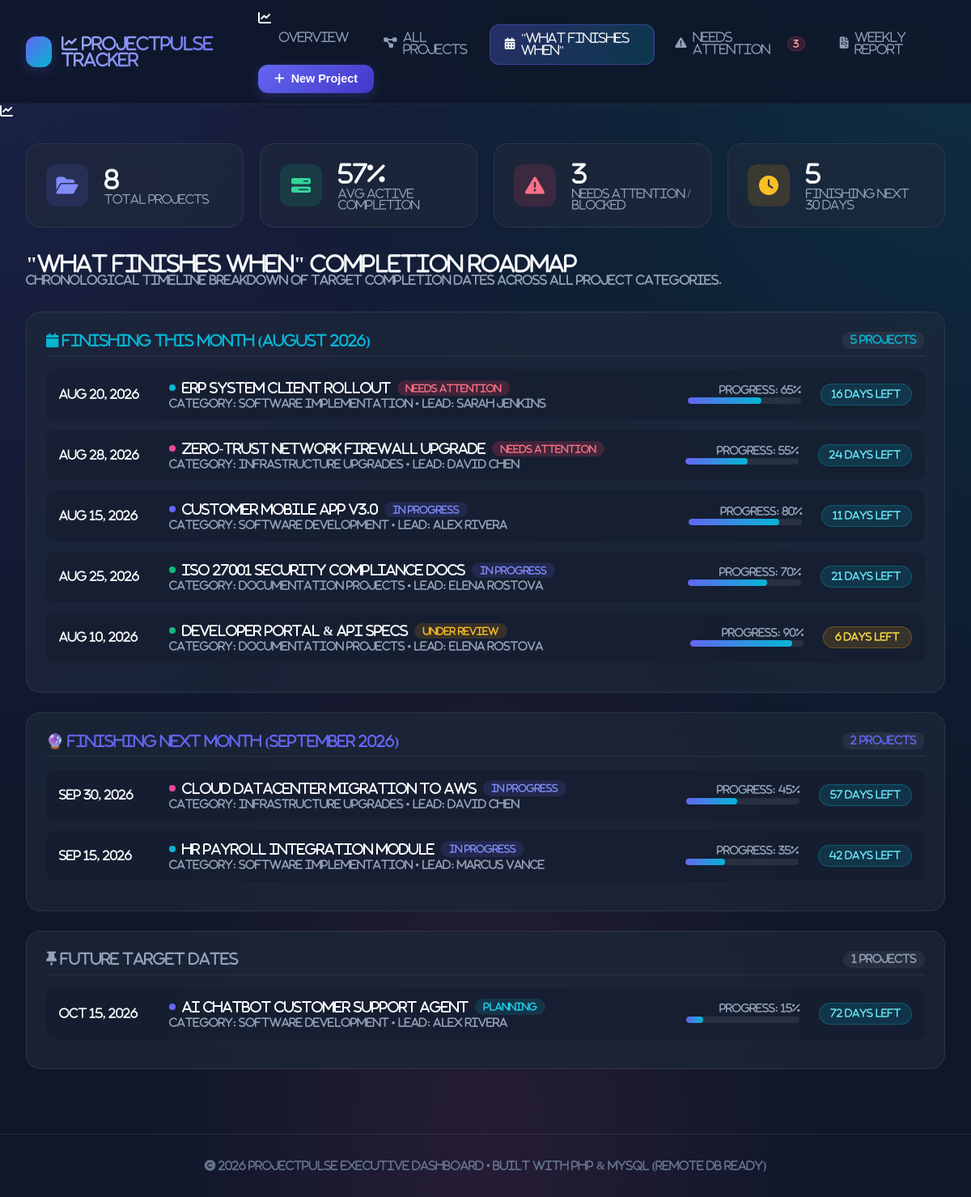
The app's page /timeline.php with its own data.
### tables this page shows
CREATE TABLE `projects` (
  `id` INT AUTO_INCREMENT PRIMARY KEY,
  `title` VARCHAR(150) NOT NULL,
  `category_id` INT NOT NULL,
  `description` TEXT NULL,
  `status` ENUM('Planning', 'In Progress', 'Under Review', 'On Hold', 'Needs Attention', 'Completed') NOT NULL DEFAULT 'In Progress',
  `priority` ENUM('Low', 'Medium', 'High', 'Critical') NOT NULL DEFAULT 'Medium',
  `progress_percent` TINYINT UNSIGNED NOT NULL DEFAULT 0,
  `start_date` DATE NOT NULL,
  `target_completion_date` DATE NOT NULL,
  `actual_completion_date` DATE NULL,
  `owner_name` VARCHAR(100) NOT NULL,
  `needs_attention` TINYINT(1) NOT NULL DEFAULT 0,
  `attention_reason` TEXT NULL,
  `created_at` TIMESTAMP DEFAULT CURRENT_TIMESTAMP,
  `updated_at` TIMESTAMP DEFAULT CURRENT_TIMESTAMP ON UPDATE CURRENT_TIMESTAMP,
  FOREIGN KEY (`category_id`) REFERENCES `categories`(`id`) ON DELETE CASCADE
);

CREATE TABLE `categories` (
  `id` INT AUTO_INCREMENT PRIMARY KEY,
  `slug` VARCHAR(50) NOT NULL UNIQUE,
  `name` VARCHAR(100) NOT NULL,
  `icon` VARCHAR(50) NOT NULL DEFAULT 'folder',
  `description` VARCHAR(255) NULL,
  `color_code` VARCHAR(20) NOT NULL DEFAULT '#3b82f6',
  `created_at` TIMESTAMP DEFAULT CURRENT_TIMESTAMP
);

### includes/functions.php (called while the page is built, shortened)
<?php
function getProjects($filters = []) {
    $db = getDBConnection();
    $sql = "SELECT p.*, c.name as category_name, c.color_code as category_color, c.slug as category_slug,
            (SELECT COUNT(*) FROM pendings WHERE project_id = p.id AND status != 'Resolved') as open_pendings_count,
            (SELECT COUNT(*) FROM milestones WHERE project_id = p.id) as total_milestones,
            (SELECT COUNT(*) FROM milestones WHERE project_id = p.id AND status = 'Completed') as completed_milestones
            FROM projects p
            JOIN categories c ON p.category_id = c.id
            WHERE 1=1";
    $params = [];
    $sql .= " ORDER BY p.needs_attention DESC, FIELD(p.priority, 'Critical', 'High', 'Medium', 'Low'), p.target_completion_date ASC";
    try {
        $stmt = $db->prepare($sql);
        $stmt->execute($params);
        return $stmt->fetchAll();
    } catch (PDOException $e) {
        return [];
    }
}
function getRemainingDaysInfo($targetDate, $status = '') {
    $now = new DateTime(date('Y-m-d'));
    $target = new DateTime($targetDate);
    $diff = $now->diff($target);
    if ($now > $target) {
        $days = $diff->days;
        return [
            'text' => ($days === 0 ? 'Due Today' : "{$days} Days Overdue"),
            'class' => 'badge-danger',
            'is_overdue' => true,
            'days' => -$days
        ];
    } else {
        $days = $diff->days;
        if ($days <= 7) {
            $class = 'badge-warning';
        } else {
            $class = 'badge-info';
        }
        return [
            'text' => ($days === 0 ? 'Due Today' : "{$days} Days Left"),
            'class' => $class,
            'is_overdue' => false,
            'days' => $days
        ];
    }
}
function getStatusBadgeClass($status) {
    switch ($status) {
        case 'In Progress':     return 'status-in-progress';
        case 'Needs Attention': return 'status-attention';
        case 'Under Review':    return 'status-review';
        case 'Planning':        return 'status-planning';
    }
}

### timeline.php (the view, shortened to what this page needs)
<?php
require_once __DIR__ . '/includes/header.php';
$projects = getProjects();
$timelineGroups = [
    'overdue' => ['title' => '🚨 Overdue / Past Target Date', 'projects' => [], 'color' => 'var(--accent-rose)'],
    'this_month' => ['title' => '📅 Finishing This Month (' . date('F Y') . ')', 'projects' => [], 'color' => 'var(--accent-cyan)'],
    'next_month' => ['title' => '🔮 Finishing Next Month (' . date('F Y', strtotime('+1 month')) . ')', 'projects' => [], 'color' => 'var(--primary)'],
    'later' => ['title' => '📌 Future Target Dates', 'projects' => [], 'color' => 'var(--text-muted)'],
    'completed' => ['title' => '✅ Recently Completed Projects', 'projects' => [], 'color' => 'var(--accent-emerald)'],
];
$thisMonthKey = date('Y-m');
$nextMonthKey = date('Y-m', strtotime('+1 month'));
$today = date('Y-m-d');
foreach ($projects as $project) {
    $targetMonth = date('Y-m', strtotime($project['target_completion_date']));
    if ($project['target_completion_date'] < $today) {
        $timelineGroups['overdue']['projects'][] = $project;
    } elseif ($targetMonth === $thisMonthKey) {
        $timelineGroups['this_month']['projects'][] = $project;
    } elseif ($targetMonth === $nextMonthKey) {
        $timelineGroups['next_month']['projects'][] = $project;
    } else {
        $timelineGroups['later']['projects'][] = $project;
    }
}
?>
<div style="margin-bottom: 2rem;">
  <h2 style="font-size: 1.6rem; font-weight: 700;">"What Finishes When" Completion Roadmap</h2>
  <p style="color: var(--text-muted); font-size: 0.9rem;">Chronological timeline breakdown of target completion dates across all project categories.</p>
</div>
<div class="timeline-wrapper">
  <?php foreach ($timelineGroups as $key => $group): ?>
    <?php if (empty($group['projects'])) continue; ?>
    <div class="timeline-group">
      <div class="timeline-group-header" style="color: <?= $group['color'] ?>;">
        <span><?= $group['title'] ?></span>
        <span class="badge" style="background: rgba(255,255,255,0.06); font-size: 0.8rem;"><?= count($group['projects']) ?> projects</span>
      </div>
      <?php foreach ($group['projects'] as $p): ?>
        <?php
          $daysInfo = getRemainingDaysInfo($p['target_completion_date'], $p['status']);
          $statusClass = getStatusBadgeClass($p['status']);
        ?>
        <div class="timeline-item">
          <div style="display: flex; align-items: center; gap: 1rem; flex: 1;">
            <div style="min-width: 120px; font-weight: 700; font-size: 0.9rem; color: var(--text-main);">
              <?= date('M j, Y', strtotime($p['target_completion_date'])) ?>
            </div>
            <div style="flex: 1;">
              <div style="display: flex; align-items: center; gap: 0.5rem; margin-bottom: 0.2rem;">
                <span class="category-dot" style="background-color: <?= $p['category_color'] ?>;"></span>
                <a href="project_detail.php?id=<?= $p['id'] ?>" style="font-weight: 700; font-size: 1rem; color: var(--text-main);">
                  <?= htmlspecialchars($p['title']) ?>
                </a>
                <span class="badge <?= $statusClass ?>" style="font-size: 0.72rem;"><?= $p['status'] ?></span>
              </div>
              <div style="font-size: 0.82rem; color: var(--text-muted);">
                Category: <strong><?= htmlspecialchars($p['category_name']) ?></strong> &bull; Lead: <strong><?= htmlspecialchars($p['owner_name']) ?></strong>
              </div>
            </div>
          </div>
          <div style="display: flex; align-items: center; gap: 1.5rem; text-align: right;">
            <div style="width: 140px;">
              <div style="font-size: 0.78rem; font-weight: 600; color: var(--text-muted); margin-bottom: 0.2rem;">Progress: <?= $p['progress_percent'] ?>%</div>
              <div class="progress-bar-bg">
                <div class="progress-bar-fill" style="width: <?= $p['progress_percent'] ?>%;"></div>
              </div>
            </div>
            <span class="badge <?= $daysInfo['class'] ?>" style="padding: 0.4rem 0.8rem; min-width: 110px; justify-content: center;">
              <?= $daysInfo['text'] ?>
            </span>
          </div>
        </div>
      <?php endforeach; ?>
    </div>
  <?php endforeach; ?>
</div>
<?php require_once __DIR__ . '/includes/footer.php'; ?>

### assets/css/style.css (style rules this page uses)
:root { --bg-dark: #0f172a; --bg-card: rgba(30, 41, 59, 0.7); --bg-card-hover: rgba(30, 41, 59, 0.9); --bg-input: rgba(15, 23, 42, 0.6); --border-color: rgba(255, 255, 255, 0.08); --border-highlight: rgba(99, 102, 241, 0.3); --text-main: #f8fafc; --text-muted: #94a3b8; --text-dim: #64748b; --primary: #6366f1; --primary-hover: #4f46e5; --primary-glow: rgba(99, 102, 241, 0.25); --accent-cyan: #06b6d4; --accent-emerald: #10b981; --accent-pink: #ec4899; --accent-amber: #f59e0b; --accent-rose: #f43f5e; --radius-sm: 6px; --radius-md: 12px; --radius-lg: 18px; --radius-full: 9999px; --shadow-main: 0 10px 30px -5px rgba(0, 0, 0, 0.5); --backdrop-blur: blur(16px); --transition: all 0.25s cubic-bezier(0.4, 0, 0.2, 1); }
* { margin: 0; padding: 0; box-sizing: border-box; }
body { font-family: 'Inter', system-ui, -apple-system, sans-serif; background-color: var(--bg-dark); background-image: radial-gradient(at 0% 0%, rgba(99, 102, 241, 0.15) 0px, transparent 50%), radial-gradient(at 100% 0%, rgba(6, 182, 212, 0.15) 0px, transparent 50%), radial-gradient(at 50% 100%, rgba(236, 72, 153, 0.1) 0px, transparent 50%); background-attachment: fixed; color: var(--text-main); line-height: 1.5; min-height: 100vh; display: flex; flex-direction: column; }
a { color: inherit; text-decoration: none; }
.category-dot { width: 8px; height: 8px; border-radius: 50%; display: inline-block; }
.progress-bar-bg { height: 8px; background: rgba(255, 255, 255, 0.08); border-radius: var(--radius-full); overflow: hidden; }
.progress-bar-fill { height: 100%; border-radius: var(--radius-full); background: linear-gradient(90deg, var(--primary) 0%, var(--accent-cyan) 100%); transition: width 0.6s ease; }
.badge { padding: 0.25rem 0.65rem; border-radius: var(--radius-full); font-size: 0.75rem; font-weight: 600; display: inline-flex; align-items: center; gap: 0.3rem; }
.badge-warning { background: rgba(245, 158, 11, 0.15); color: #fde047; border: 1px solid rgba(245, 158, 11, 0.3); }
.badge-info { background: rgba(6, 182, 212, 0.15); color: #67e8f9; border: 1px solid rgba(6, 182, 212, 0.3); }
.status-in-progress { background: rgba(99, 102, 241, 0.15); color: #818cf8; }
.status-attention { background: rgba(244, 63, 94, 0.2); color: #fb7185; }
.status-review { background: rgba(245, 158, 11, 0.15); color: #fbbf24; }
.status-planning { background: rgba(6, 182, 212, 0.15); color: #22d3ee; }
.timeline-wrapper { display: flex; flex-direction: column; gap: 1.5rem; }
.timeline-group { background: var(--bg-card); backdrop-filter: var(--backdrop-blur); border: 1px solid var(--border-color); border-radius: var(--radius-lg); padding: 1.5rem; }
.timeline-group-header { font-size: 1.1rem; font-weight: 700; color: var(--accent-cyan); margin-bottom: 1rem; padding-bottom: 0.5rem; border-bottom: 1px solid var(--border-color); display: flex; justify-content: space-between; align-items: center; }
.timeline-item { display: flex; align-items: center; justify-content: space-between; padding: 0.85rem 1rem; background: rgba(15, 23, 42, 0.4); border-radius: var(--radius-md); margin-bottom: 0.75rem; transition: var(--transition); }

### records on screen
projects: target_completion_date "Aug 20, 2026", title "ERP System Client Rollout", status "Needs Attention", category.name "Software Implementation", owner_name "Sarah Jenkins", progress_percent "65", target_completion_date+status "16 Days Left"
projects: target_completion_date "Aug 28, 2026", title "Zero-Trust Network Firewall Upgrade", status "Needs Attention", category.name "Infrastructure Upgrades", owner_name "David Chen", progress_percent "55", target_completion_date+status "24 Days Left"
projects: target_completion_date "Aug 15, 2026", title "Customer Mobile App v3.0", status "In Progress", category.name "Software Development", owner_name "Alex Rivera", progress_percent "80", target_completion_date+status "11 Days Left"
projects: target_completion_date "Aug 25, 2026", title "ISO 27001 Security Compliance Docs", status "In Progress", category.name "Documentation Projects", owner_name "Elena Rostova", progress_percent "70", target_completion_date+status "21 Days Left"
projects: target_completion_date "Aug 10, 2026", title "Developer Portal & API Specs", status "Under Review", category.name "Documentation Projects", owner_name "Elena Rostova", progress_percent "90", text "6 Days Left"
projects: target_completion_date "Sep 30, 2026", title "Cloud Datacenter Migration to AWS", status "In Progress", category.name "Infrastructure Upgrades", owner_name "David Chen", progress_percent "45", target_completion_date+status "57 Days Left"
projects: target_completion_date "Sep 15, 2026", title "HR Payroll Integration Module", status "In Progress", category.name "Software Implementation", owner_name "Marcus Vance", progress_percent "35", target_completion_date+status "42 Days Left"
projects: target_completion_date "Oct 15, 2026", title "AI Chatbot Customer Support Agent", status "Planning", category.name "Software Development", owner_name "Alex Rivera", progress_percent "15", target_completion_date+status "72 Days Left"

### other values on screen
$metrics['attention_needed'] "3"
$metrics['total_projects'] "8"
$metrics['avg_progress'] "57"
$metrics['finishing_soon'] "5"
$group['title'] "📅 Finishing This Month (August 2026)"
count($group['projects']) "5"
$group['title'] "🔮 Finishing Next Month (September 2026)"
count($group['projects']) "2"
$group['title'] "📌 Future Target Dates"
count($group['projects']) "1"
